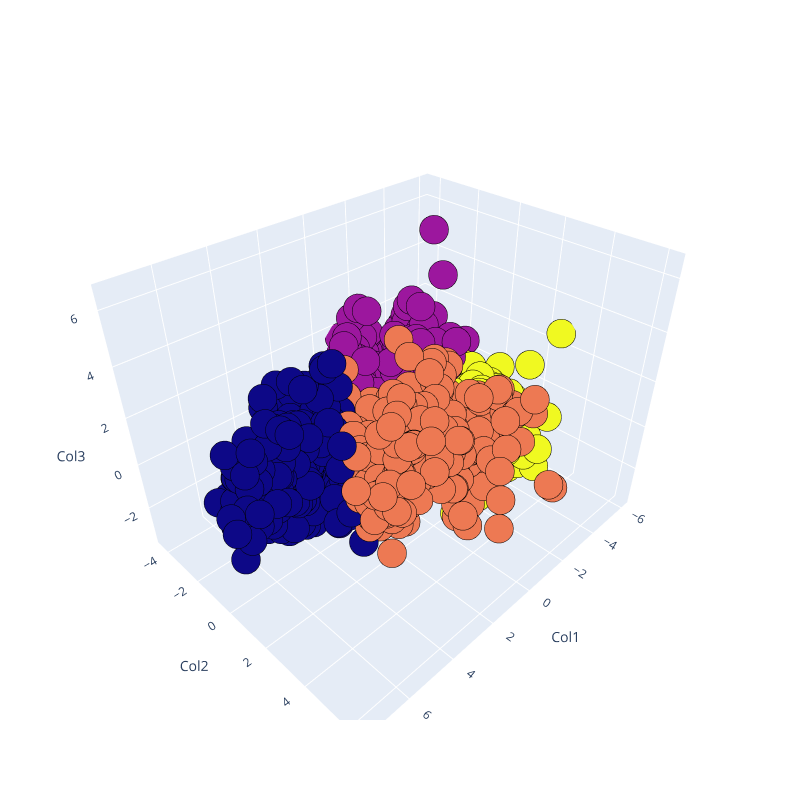

Here is the notebook cell this chart was saved with:
### Code cell
Scene = dict(xaxis = dict(title  = 'Col1'),yaxis = dict(title  = 'Col2'),zaxis = dict(title  = 'Col3'))
trace = go.Scatter3d(x=pca_df['col1'], y=pca_df['col2'], z=pca_df['col3'], mode='markers',marker=dict(color = pca_df["Clusters_KMeans"], size= 10, line=dict(color= 'black',width = 10)))
layout = go.Layout(margin=dict(l=0,r=0),scene = Scene,height = 800,width = 800)
data = [trace]
fig = go.Figure(data = data, layout = layout)
fig.show()

### Figure 1 — Plotly figure (JSON) as saved in the notebook; plotly's stock layout.template omitted (floating-point values rounded to 4 significant figures; data arrays with more than 128 entries replaced by an {"elided": "..."} marker saying what was removed)
{"data": [{"marker": {"color": {"elided": "2205 int values"}, "line": {"color": "black", "width": 10}, "size": 10}, "mode": "markers", "x": {"elided": "2205 float values"}, "y": {"elided": "2205 float values"}, "z": {"elided": "2205 float values"}, "type": "scatter3d"}], "layout": {"height": 800, "margin": {"l": 0, "r": 0}, "scene": {"xaxis": {"title": {"text": "Col1"}}, "yaxis": {"title": {"text": "Col2"}}, "zaxis": {"title": {"text": "Col3"}}}, "width": 800}}
